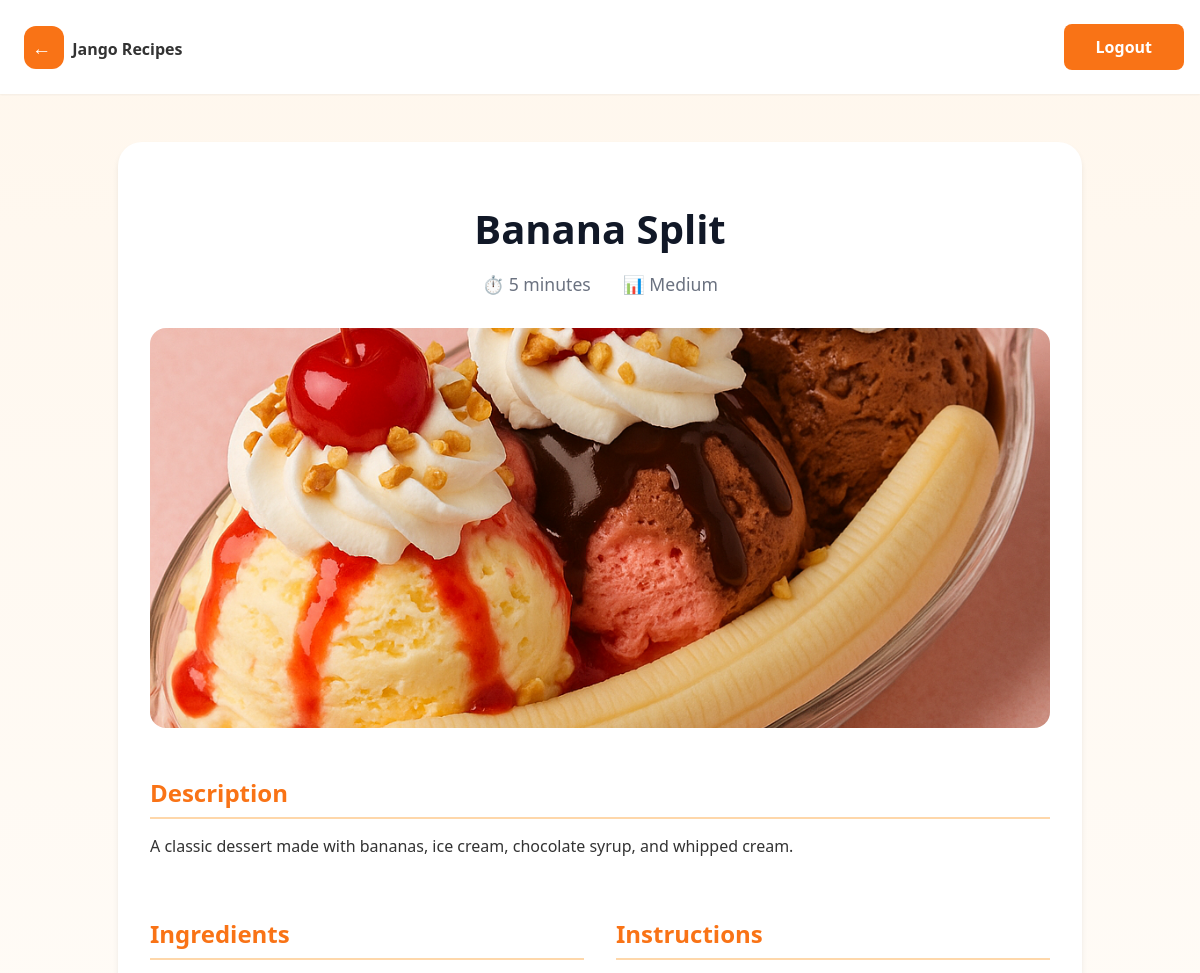
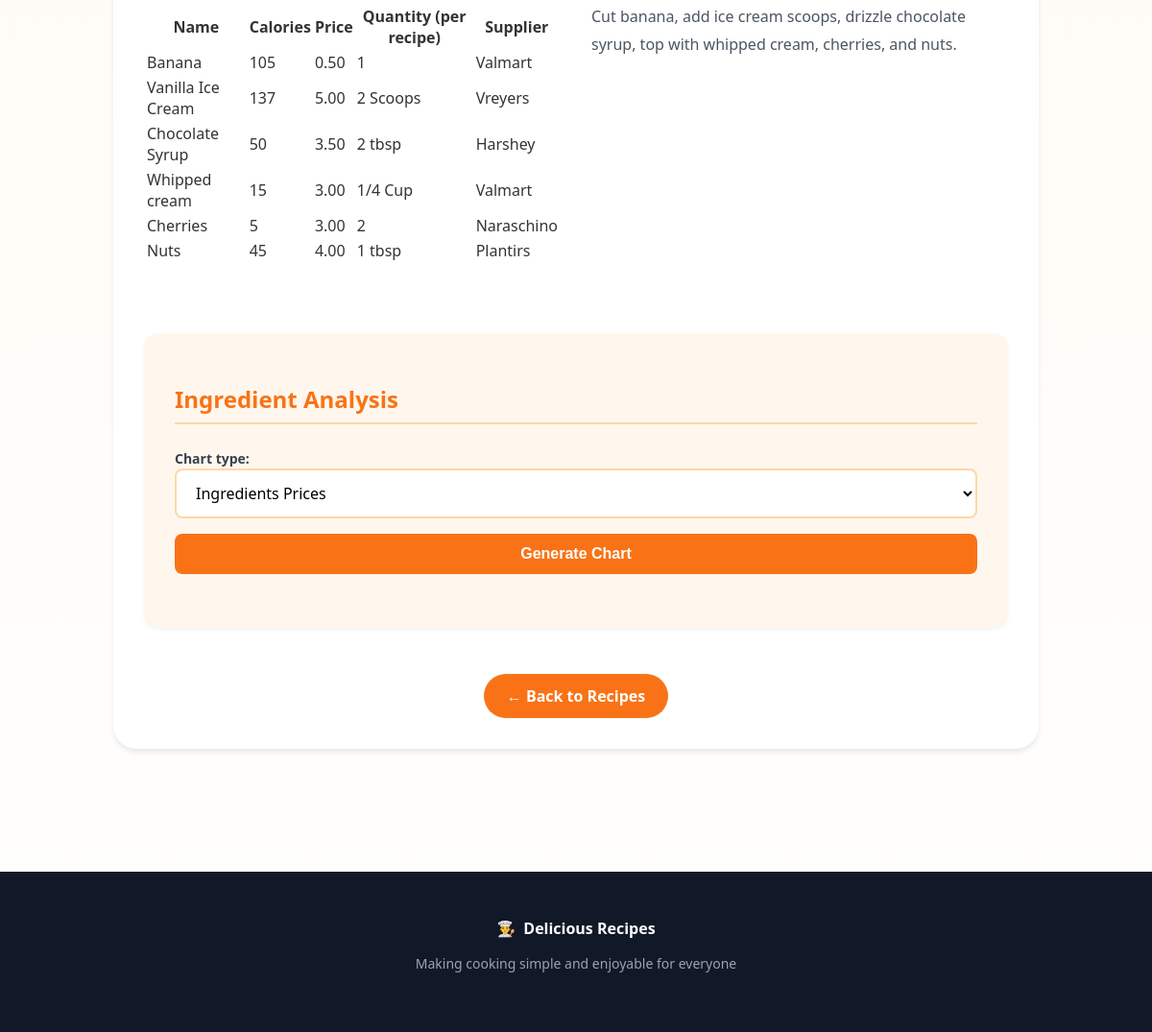
The page /recipe/4 (signed in) on the database its author committed (2 pictures, top to bottom).
### recipes/models.py (models this page shows, shortened)
class Recipe(models.Model):
    name = models.CharField(max_length=200)
    user = models.ForeignKey(User, on_delete=models.CASCADE)
    cooking_time = models.IntegerField(help_text='in minutes', default=0)
    description = models.TextField()
    ingredients = models.ManyToManyField('Ingredient', through='RecipeIngredient', related_name='recipes')
    instructions = models.TextField()
    pic = models.ImageField(upload_to='recipe_pics', default='no_picture.jpg')
    @property
    def difficulty(self):
        ingredient_count = self.ingredients.count()
        if self.cooking_time < 30 and ingredient_count <= 5:
            return 'Easy'
        elif self.cooking_time < 30 and ingredient_count > 5:
            return 'Medium'
        elif self.cooking_time >= 30 and ingredient_count <= 5:
            return 'Intermediate'
        else:
            return 'Hard'

class RecipeIngredient(models.Model):
    recipe = models.ForeignKey(Recipe, on_delete=models.CASCADE, related_name='recipe_ingredients')
    ingredient = models.ForeignKey(Ingredient, on_delete=models.CASCADE, related_name='ingredient_recipes')
    quantity = models.CharField(max_length=100, help_text='e.g., 2 cups, 1 tbsp, 3 pieces')
    class Meta:
        unique_together = ('recipe', 'ingredient')

class Ingredient(models.Model):
    name = models.CharField(max_length=255)
    calories  = models.IntegerField()
    price = models.DecimalField(max_digits=5, decimal_places=2)
    supplier = models.CharField(max_length=255)

### recipes/views.py (the view)
# urls.py: path('recipe/<int:id>', Details, name='detail'),
@login_required
def Details(request, id):
    chart = None
    recipe = get_object_or_404(Recipe, pk=id)
    ingredient_links = recipe.recipe_ingredients.select_related('ingredient')
    ingredients_df = DataFrame(
        list(
            ingredient_links.values(
                'ingredient__name',
                'ingredient__calories',
                'ingredient__price',
                'quantity'
            )
        )
    ) if ingredient_links.exists() else DataFrame()
    form = ChartForm(request.POST or None)
    if request.method == 'POST' and ingredients_df.shape[0] > 0:
        chart_type = request.POST.get('chart_type')
        chart = get_chart(chart_type, ingredients_df, labels=ingredients_df['ingredient__name'].values)
    context = {
        'recipe': recipe,
        'ingredient_links': ingredient_links,
        'chart': chart,
        'form': form,
    }
    return render(request, 'recipes/recipe_detail.html', context)

### recipes/forms.py
class ChartForm(forms.Form):
   chart_type = forms.ChoiceField(choices=CHART_CHOICES)

### recipes/templates/recipes/recipe_detail.html (shortened to what this page needs)
{% load static %}
<!DOCTYPE html>
<html>
<head>
  <link rel="stylesheet" type="text/css" href="{% static 'recipes/css/styles.css' %}">
</head>
<body>
  <div class="main-container">
    <header class="main-header">
      <div class="header-content">
        <div class="logo-section">
          <a href="{% url 'recipes:home' %}" class="logo-text">
            <span class="logo-icon">
              ←
            </span>
            <span class="logo-text">Jango Recipes</span>
          </a>
        </div>
        <div class="logout-section">
          <a class="logout-btn" href="{% url 'logout' %}">Logout</a>
        </div>
      </div>
    </header>
    <div class="content-section">
      <div class="detail-container">
        <div class="detail-header">
          <h1>{{ recipe.name }}</h1>
          <div class="detail-meta">
            <span class="meta-item">⏱️ {{ recipe.cooking_time }} minutes</span>
            <span class="meta-item">📊 {{ recipe.difficulty }}</span>
          </div>
        </div>
        <div class="detail-image">
          <img src="{{ recipe.pic.url }}" alt="{{ recipe.name }}">
        </div>
        <div class="detail-content">
          <div class="detail-section">
            <h2>Description</h2>
            <p>{{ recipe.description }}</p>
          </div>
          <div class="detail-grid">
            <div class="detail-section">
              <h2>Ingredients</h2>
              {% if ingredient_links %}
              <div class="table-wrapper">
                <table class="ingredients-table">
                  <thead>
                    <tr>
                      <th>Name</th>
                      <th>Calories</th>
                      <th>Price</th>
                      <th>Quantity (per recipe)</th>
                      <th>Supplier</th>
                    </tr>
                  </thead>
                  <tbody>
                    {% for link in ingredient_links %}
                    <tr>
                      <td>{{ link.ingredient.name }}</td>
                      <td>{{ link.ingredient.calories }}</td>
                      <td>{{ link.ingredient.price }}</td>
                      <td>{{ link.quantity }}</td>
                      <td>{{ link.ingredient.supplier }}</td>
                    </tr>
                    {% endfor %}
                  </tbody>
                </table>
              </div>
              {% else %}
              <p>No ingredients listed.</p>
              {% endif %}
            </div>
            <div class="detail-section">
              <h2>Instructions</h2>
              <div class="instructions-text">
                {{ recipe.instructions|linebreaks }}
              </div>
            </div>
          </div>
        </div>
        <div id="chart-section" class="detail-chart">
          <h2>Ingredient Analysis</h2>
          {% if form %}
          <form method="POST" action="#chart-section">
            {{ form }}
            <button type="submit">Generate Chart</button>
          </form>
          {% endif %}
        </div>
        <div class="back-link">
          <a href="{% url 'recipes:home' %}" class="cta-button">← Back to Recipes</a>
        </div>
      </div>
    </div>
    <footer class="main-footer">
      <div class="footer-content">
        <div class="footer-logo">
          <span>👨‍🍳</span>
          <span>Delicious Recipes</span>
        </div>
        <p>Making cooking simple and enjoyable for everyone</p>
      </div>
    </footer>
  </div>
</body>
</html>

### recipes/static/recipes/css/styles.css (style rules this page uses)
body { font-family: 'Segoe UI', Tahoma, Geneva, Verdana, sans-serif; background: linear-gradient(to bottom, #fff7ed, #ffffff); margin: 0; padding: 0; color: #333; min-height: 100vh; }
.main-container { display: flex; flex-direction: column; min-height: 100vh; }
.main-header { background-color: white; box-shadow: 0 1px 2px 0 rgba(0, 0, 0, 0.05); position: sticky; top: 0; z-index: 10; }
.header-content { max-width: 1280px; margin: 0 auto; padding: 1.5rem 1rem; display: flex; align-items: center; justify-content: space-between; }
.logo-section { display: flex; align-items: center; gap: 0.75rem; }
.logo-icon { background-color: #f97316; padding: 0.5rem; border-radius: 0.75rem; color: white; font-size: 1.2rem; width: 20%; }
.logo-text { text-decoration: none; color: inherit; font-weight: 600; padding: 0.5rem; }
.logout-section { padding: 0.5rem 1.25rem; display: flex; align-items: center; gap: 0.75rem; background-color: #f97316; border-radius: 0.5rem; }
.logout-btn { text-decoration: none; color: white; font-weight: 600; padding: 0.25rem 0.75rem; transition: background-color 0.2s; }
.cta-button { display: inline-block; background-color: #f97316; color: white; padding: 0.75rem 1.5rem; border-radius: 9999px; font-weight: 600; text-decoration: none; transition: background-color 0.2s; }
.content-section { max-width: 1280px; margin: 0 auto; padding: 3rem 1rem; flex-grow: 1; width: 100%; box-sizing: border-box; }
.detail-container { background-color: white; border-radius: 1.5rem; padding: 2rem; box-shadow: 0 4px 6px -1px rgba(0, 0, 0, 0.1); max-width: 900px; margin: 0 auto; }
.detail-header { text-align: center; margin-bottom: 2rem; }
.detail-header h1 { font-size: 2.5rem; color: #111827; margin-bottom: 1rem; }
.detail-meta { display: flex; justify-content: center; gap: 2rem; color: #6b7280; font-size: 1.1rem; }
.detail-image { width: 100%; height: 400px; border-radius: 1rem; overflow: hidden; margin-bottom: 3rem; }
.detail-image img { width: 100%; height: 100%; object-fit: cover; }
.detail-section { margin-bottom: 2.5rem; }
.detail-section h2 { color: #f97316; border-bottom: 2px solid #fed7aa; padding-bottom: 0.5rem; margin-bottom: 1rem; font-size: 1.5rem; }
.detail-grid { display: grid; grid-template-columns: 1fr; gap: 2rem; }
@media (min-width: 768px) { .detail-grid { grid-template-columns: 1fr 1fr; } }
.ingredients-list, .instructions-text { line-height: 1.8; color: #4b5563; }
.back-link { margin-top: 3rem; text-align: center; }
.detail-chart { background-color: #fff7ed; padding: 2rem; border-radius: 1rem; margin: 2rem 0; box-shadow: 0 2px 4px rgba(0, 0, 0, 0.05); }
.detail-chart h2 { color: #f97316; border-bottom: 2px solid #fed7aa; padding-bottom: 0.5rem; margin-bottom: 1.5rem; font-size: 1.5rem; }
.detail-chart form { display: flex; flex-direction: column; gap: 1rem; margin-bottom: 1.5rem; }
.detail-chart form label { font-weight: 600; color: #374151; margin-bottom: 0.25rem; font-size: 0.875rem; }
.detail-chart form select { width: 100%; padding: 0.75rem 1rem; border: 2px solid #fed7aa; border-radius: 0.5rem; font-size: 1rem; font-family: inherit; transition: border-color 0.2s, box-shadow 0.2s; background-color: white; }
.detail-chart form button[type="submit"] { background-color: #f97316; color: white; padding: 0.75rem 1.5rem; border: none; border-radius: 0.5rem; font-size: 1rem; font-weight: 600; cursor: pointer; transition: background-color 0.2s, transform 0.1s; }
.main-footer { background-color: #111827; color: white; padding: 3rem 1rem; margin-top: 5rem; }
.footer-content { max-width: 1280px; margin: 0 auto; text-align: center; }
.footer-logo { display: flex; align-items: center; justify-content: center; gap: 0.5rem; margin-bottom: 1rem; font-weight: 600; }
.footer-content p { color: #9ca3af; font-size: 0.875rem; }

### rows shown on the page
Recipe: name "Banana Split", cooking_time "5", difficulty "Medium", pic (picture), description "A classic dessert made with bananas, ice cream, chocolate syrup, and whipped cream.", instructions "Cut banana, add ice cream scoops, drizzle chocolate syrup, top with whipped cream, cherries, and nuts."
RecipeIngredient: ingredient.name "Banana", ingredient.calories "105", ingredient.price "0.50", quantity "1", ingredient.supplier "Valmart"
RecipeIngredient: ingredient.name "Vanilla Ice Cream", ingredient.calories "137", ingredient.price "5.00", quantity "2 Scoops", ingredient.supplier "Vreyers"
RecipeIngredient: ingredient.name "Chocolate Syrup", ingredient.calories "50", ingredient.price "3.50", quantity "2 tbsp", ingredient.supplier "Harshey"
RecipeIngredient: ingredient.name "Whipped cream", ingredient.calories "15", ingredient.price "3.00", quantity "1/4 Cup", ingredient.supplier "Valmart"
RecipeIngredient: ingredient.name "Cherries", ingredient.calories "5", ingredient.price "3.00", quantity "2", ingredient.supplier "Naraschino"
RecipeIngredient: ingredient.name "Nuts", ingredient.calories "45", ingredient.price "4.00", quantity "1 tbsp", ingredient.supplier "Plantirs"
